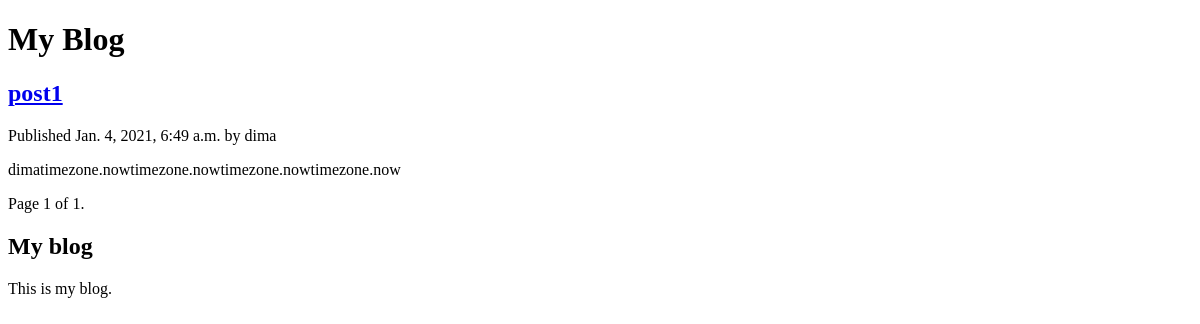
/blog/, run on an earlier commit of the app's database.
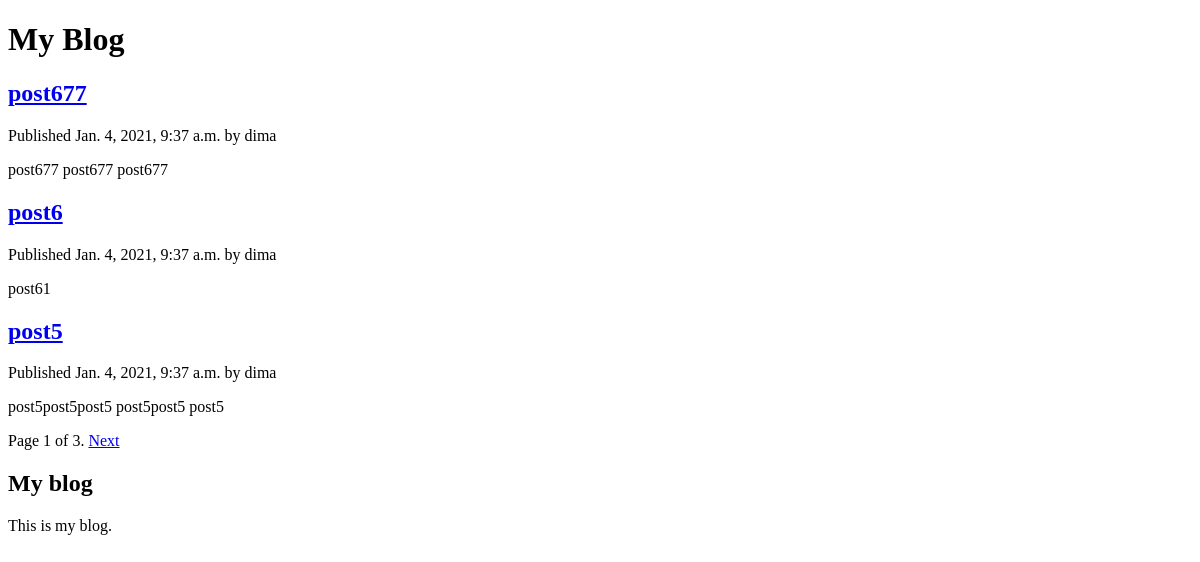
And on a later commit of the database.
### blog/models.py (models this page shows, shortened)
class Post(models.Model):
    STATUS_CHOICES = (
        ('draft', 'Draft'),
        ('published', 'Published'),
    )
    title = models.CharField(max_length=250)
    slug = models.SlugField(max_length=250, unique_for_date='publish')
    author = models.ForeignKey(User, on_delete=models.CASCADE, related_name='blog_posts')
    body = models.TextField()
    publish = models.DateTimeField(default=timezone.now)
    created = models.DateTimeField(auto_now_add=True)
    updated = models.DateTimeField(auto_now=True)
    status = models.CharField(max_length=10, choices=STATUS_CHOICES, default='draft')
    objects = models.Manager()
    published = PublishedManager()
    class Meta:
        ordering = ('-publish',)
    def get_absolute_url(self):
        return reverse('blog:post_detail', args=[
            self.publish.year, self.publish.month, self.publish.day, self.slug])

### blog/views.py (the view)
# urls.py: path('', views.PostListView.as_view(), name='post_list'),
class PostListView(ListView):
    queryset = Post.published.all()
    context_object_name = 'posts'
    paginate_by = 3
    template_name = 'blog/post/list.html'

### blog/templates/blog/post/list.html (shortened to what this page needs)
{% extends 'blog/base.html' %}
{% block content %}
    <h1>My Blog</h1>
    {% for post in posts %}
        <h2>
            <a href="{{ post.get_absolute_url }}">{{ post.title }}</a>
        </h2>
        <p class="date">Published {{ post.publish }} by {{ post.author }}</p>
        {{ post.body|truncatewords:30|linebreaks }}
    {% endfor %}
    {% include 'pagination.html' with page=page_obj %}
{% endblock content %}

### blog/templates/blog/base.html (shortened to what this page needs)
{% load static %}
<!DOCTYPE html>
<html lang="en">
<head>
    <link rel="stylesheet" href="{% static 'css/blog.css' %}">
</head>
<body>
    <div class="content">
        {% block content %}{% endblock content %}
    </div>
    <div class="sidebar">
        <h2>My blog</h2>
        <p>This is my blog.</p>
    </div>
</body>
</html>

### blog/templates/pagination.html (shortened to what this page needs)
<div class="pagination">
    <span class="step-links">
        <span class="current">
            Page {{ page.number }} of {{ page.paginator.num_pages }}.
        </span>
        {% if page.has_next %}
            <a href="?page={{ page.next_page_number }}">Next</a>
        {% endif %}
    </span>
</div>

What changed in the data, as far as the page shows it:
no longer on this page (row unchanged): Post: title "post1", publish "Jan. 4, 2021, 6:49 a.m.", author "dima", body "dimatimezone.nowtimezone.nowtimezone.nowtimezone.now"
added Post: title "post677", publish "Jan. 4, 2021, 9:37 a.m.", author "dima", body "post677 post677 post677"
added Post: title "post6", publish "Jan. 4, 2021, 9:37 a.m.", author "dima", body "post61"
added Post: title "post5", publish "Jan. 4, 2021, 9:37 a.m.", author "dima", body "post5post5post5 post5post5 post5"
Also different on the page:
{{ page.paginator.num_pages }}: "1" → "3"
text now shown: "Next"
